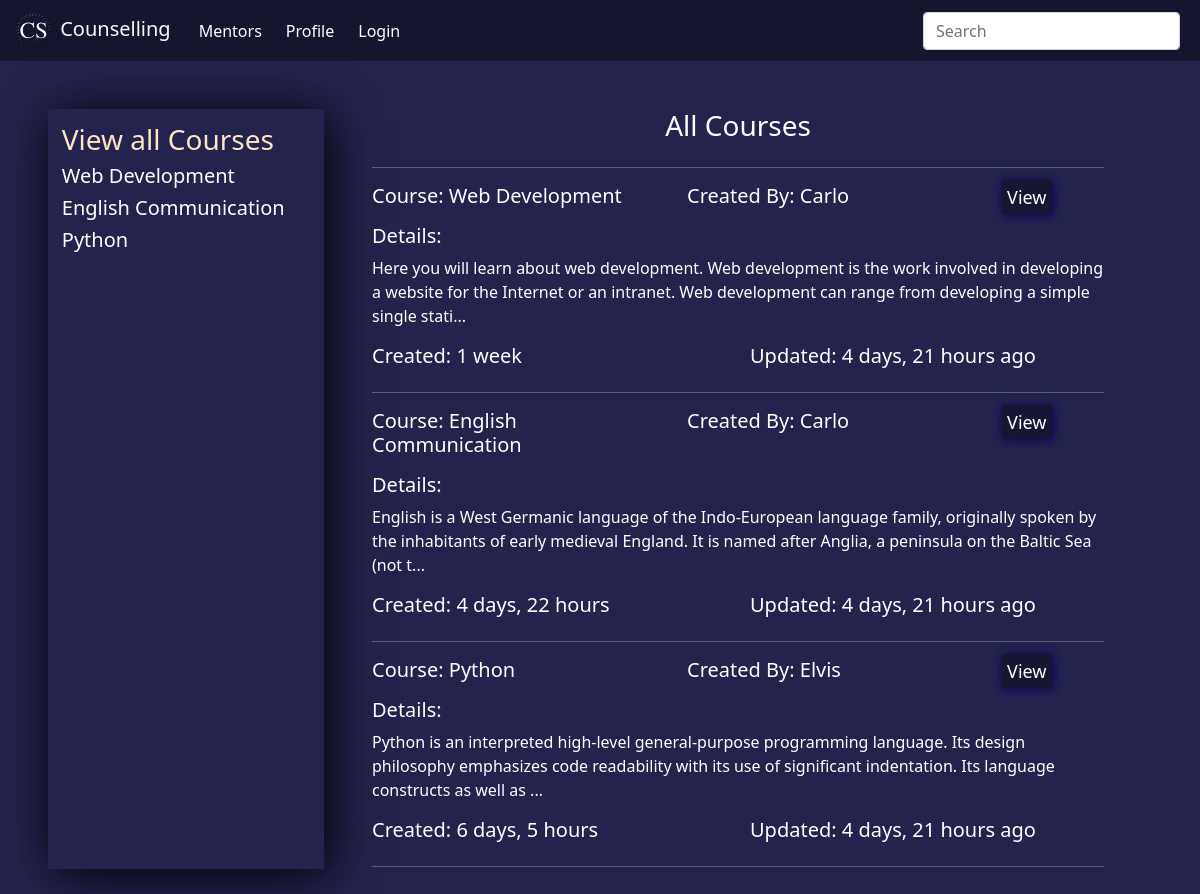
/course/, run on an earlier commit of the app's database.
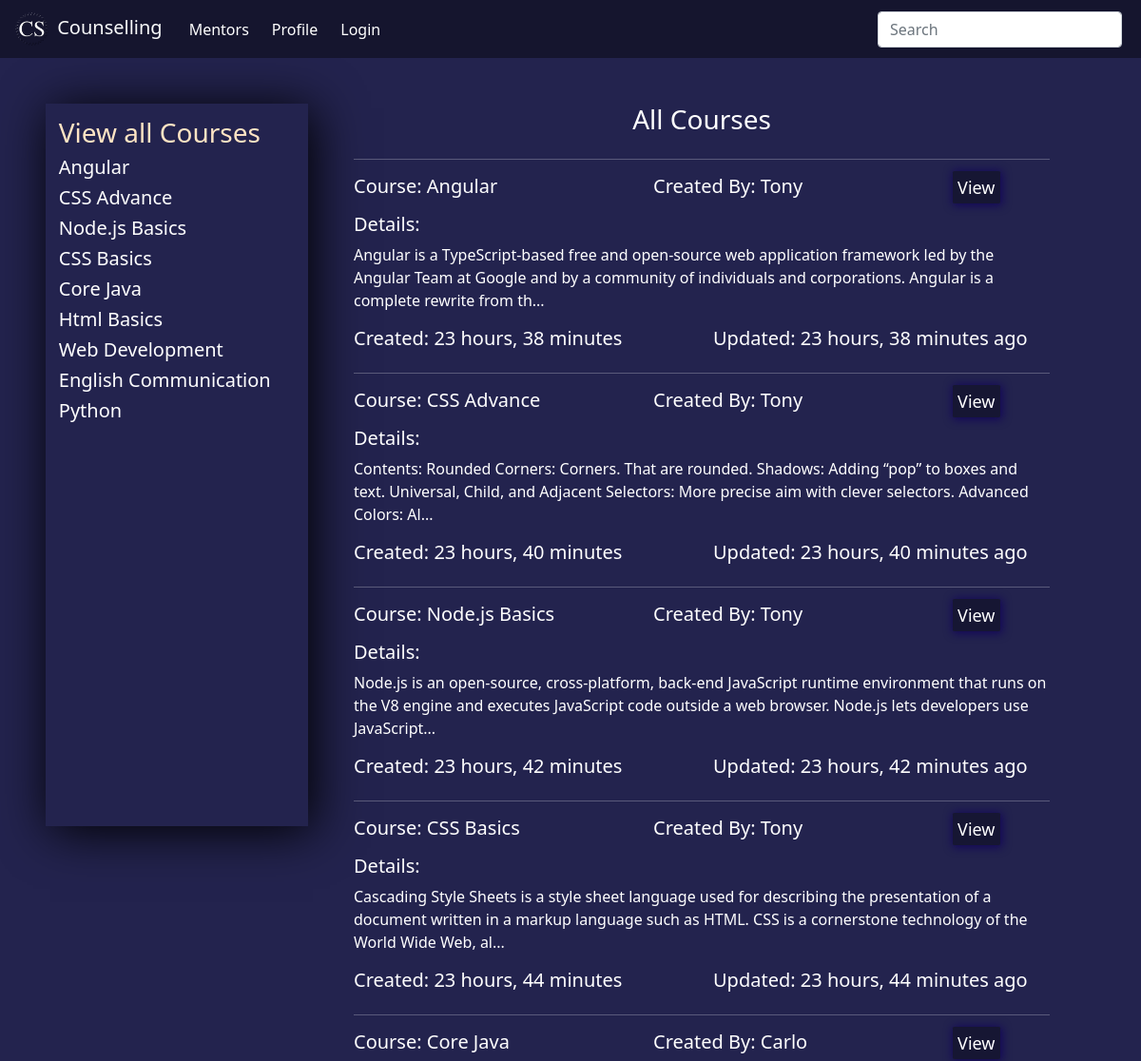
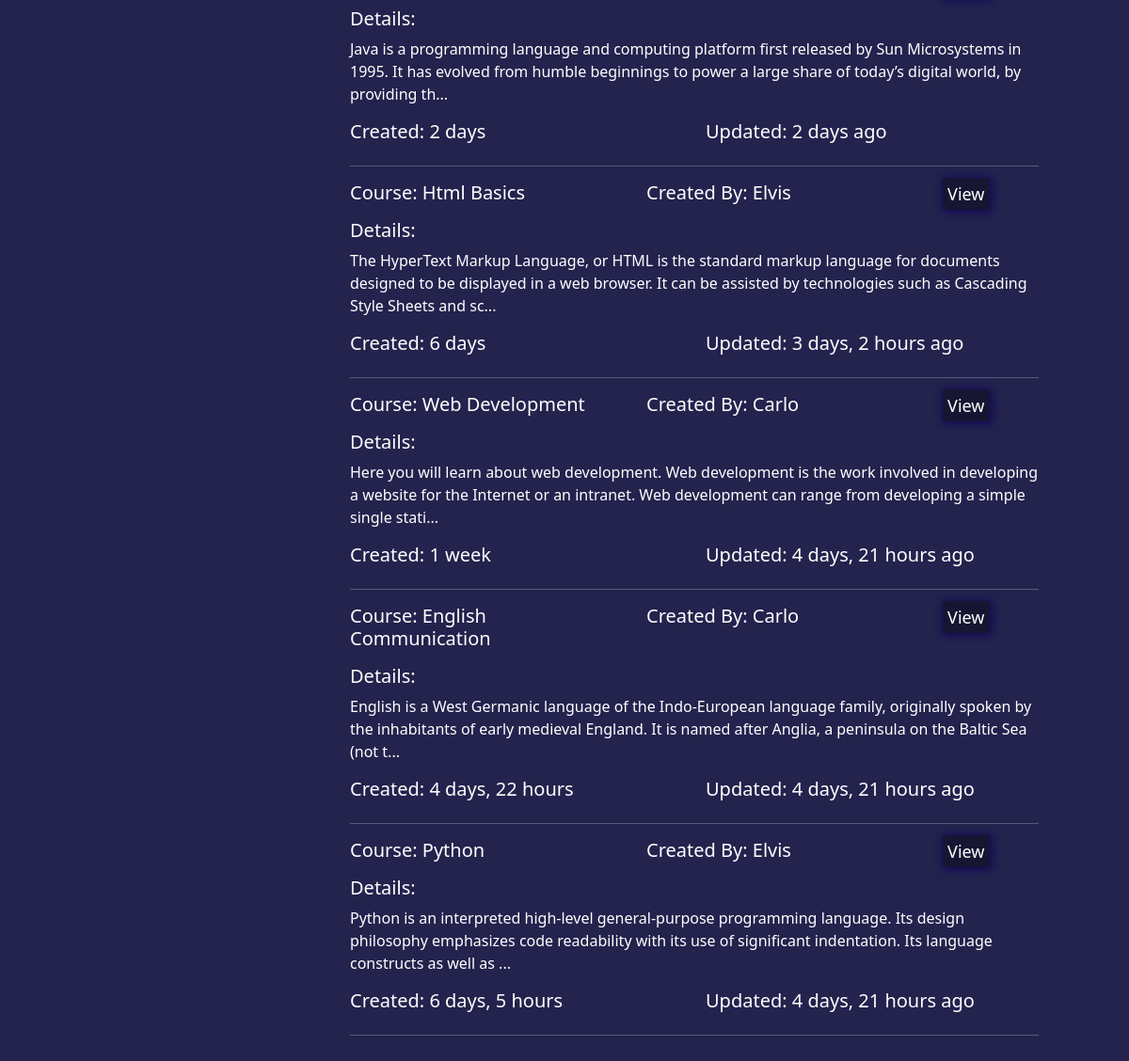
And on a later commit of the database (2 pictures, top to bottom).
### base/models.py (models this page shows, shortened)
class course(models.Model):
    user = models.ForeignKey(User, on_delete=models.SET_NULL, null=True)
    course_name = models.CharField(max_length=100)
    course_description = models.TextField(null=True)
    course_isactive = models.BooleanField(default=True)
    course_created = models.DateTimeField(auto_now_add=True)
    course_updated = models.DateTimeField(auto_now=True)
    class Meta:
        ordering = ['-course_updated', '-course_created']

### base/views.py (the view)
# urls.py: path('course/', views.courseDetails, name='course'),
def courseDetails(request):
    courses = course.objects.all()
    mentors = User.objects.filter(groups=1)
    user = request.user
    if user.is_superuser:
        students = User.objects.filter(groups=2)
    else:
        followers = follower.objects.filter(mentor=user)
        students = []
        for i in followers:
            stu = User.objects.get(username=i.student)
            students.append(stu)
    applied_course = applyforcourse.objects.all()
    context = {
        "courses":courses,
        "mentors":mentors,
        "students":students,
        "appliedcourse":applied_course,
    }
    return render(request, 'course.html', context)

### templates/course.html
{% extends 'main.html' %}
{% block content %}
<div class="container-dash mt-5 mx-5">
    {% include 'managepage.html' %}
    {% include 'coursecontent.html' %}
</div>
{% endblock content %}

### templates/managepage.html (shortened to what this page needs)
{% if request.user.is_superuser or request.user.is_staff %}
    <div class="manage">
        <a href="{% url 'course' %}">
        {% if request.user.is_superuser %}
            <h3>Manage Courses ({{courses.count}})</h3>
        {% else %}
            <h3>All Courses</h3>
        {% endif %}
        </a>
        {% for course in courses|slice:":4" %}
        {% if request.user == course.user or request.user.is_superuser %}
        {% if course.course_isactive == True %}
        <h5>{{course.course_name}}</h5>
        {% endif %}
        {% endif %}
        {% endfor %}
        {% if not request.user.is_superuser %}
        {% else %}
        <hr>
        <a href="{% url 'mentors' %}">
        <h3>Manage Mentors ({{mentors.count}})</h3>
        </a>
        {% for mentor in mentors|slice:":4" %}
        <h5>{{mentor.username}}</h5>
        {% endfor %}
        {% endif %}
        <hr>
        <a href="{% url 'students' %}">
        {% if request.user.is_superuser %}
        <h3>Manage Students ({{students.count}})</h3>
        {% else %}
        <h3>Manage Students</h3>
        {% endif %}
        </a>
        {% for student in students|slice:":4" %}
        <h5>{{student.username}}</h5>
        {% endfor %}
    </div>
    {% else %}
    <div class="manage">
        <a href="{% url 'course' %}">
            <h3>View all Courses</h3>
        </a>
        {% for course in courses|slice:":10" %}
        {% if course.course_isactive == True %}
        <h5>{{course.course_name}}</h5>
        {% endif %}
        {% endfor %}
    </div>
{% endif %}

### templates/coursecontent.html (shortened to what this page needs)
<div class="dashboard mx-5">
    <h3 class="text-center mb-4">All Courses</h3>
    <hr>
    {% for course in courses %}
    {% if course.course_isactive == True %}
    <div class="row mb-2">
        <div class="col">
            <h5>Course: {{course.course_name}}</h5>
        </div>
        <div class="col">
            <h5>Created By: {{course.user.first_name}}</h5>
        </div>
        {% if request.user == course.user or request.user.is_superuser %}
        <div class="col-2">
            <div class="login-inp">
                <a href="{% url 'edit-course' course.id %}" id="edit-btn">Edit</a>
            </div>
        </div>
        <div class="col-2">
            <div class="login-inp">
                <a href="{% url 'view-course' course.id %}" id="edit-btn">View</a>
            </div>
        </div>
        {% else %}
        <div class="col-2">
            <div class="login-inp">
                <a href="{% url 'view-course' course.id %}" id="edit-btn">View</a>
            </div>
        </div>
        {% endif %}
        </div>
    <h5>Details:</h5>
    <p>{{course.course_description|slice:":200"}}...</p>
    <div class="row mb-2">
        <div class="col">
            <h5>Created: {{course.course_created|timesince}}</h5>
        </div>
        <div class="col">
            <h5>Updated: {{course.course_updated|timesince}} ago</h5>
        </div>
    </div>
    <hr>
    {% endif %}
    {% endfor %}
</div>

What changed in the data, as far as the page shows it:
added course: course_name "Angular", user.first_name "Tony", shows "View", course_description "Angular is a TypeScript-based free and open-source web application framework led by the Angular Team at Google and by a community of individuals and corporations. Angular is a complete rewrite from th", course_created "23 hours, 38 minutes", course_updated "23 hours, 38 minutes"
added course: course_name "CSS Advance", user.first_name "Tony", shows "View", course_description "Contents: Rounded Corners: Corners. That are rounded. Shadows: Adding “pop” to boxes and text. Universal, Child, and Adjacent Selectors: More precise aim with clever selectors. Advanced Colors: Al", course_created "23 hours, 40 minutes", course_updated "23 hours, 40 minutes"
added course: course_name "Node.js Basics", user.first_name "Tony", shows "View", course_description "Node.js is an open-source, cross-platform, back-end JavaScript runtime environment that runs on the V8 engine and executes JavaScript code outside a web browser. Node.js lets developers use JavaScript", course_created "23 hours, 42 minutes", course_updated "23 hours, 42 minutes"
added course: course_name "CSS Basics", user.first_name "Tony", shows "View", course_description "Cascading Style Sheets is a style sheet language used for describing the presentation of a document written in a markup language such as HTML. CSS is a cornerstone technology of the World Wide Web, al", course_created "23 hours, 44 minutes", course_updated "23 hours, 44 minutes"
added course: course_name "Core Java", user.first_name "Carlo", shows "View", course_description "Java is a programming language and computing platform first released by Sun Microsystems in 1995. It has evolved from humble beginnings to power a large share of today’s digital world, by providing th", course_created "2 days", course_updated "2 days"
now on this page (row edited): course: course_name "Html Basics", user.first_name "Elvis", shows "View", course_description "The HyperText Markup Language, or HTML is the standard markup language for documents designed to be displayed in a web browser. It can be assisted by technologies such as Cascading Style Sheets and sc", course_created "6 days", course_updated "3 days, 2 hours"
